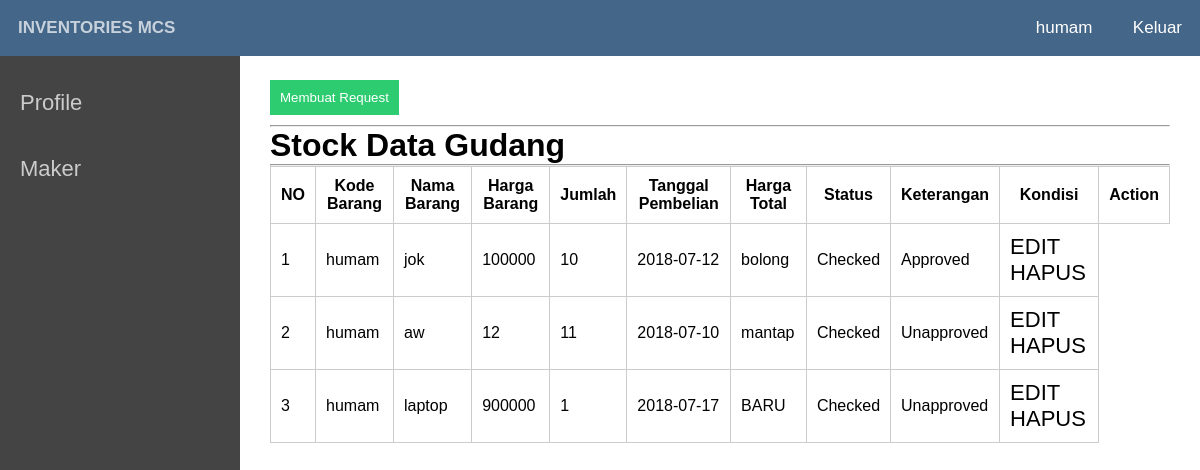
/gudang.php (signed in), run on the app's committed database.
### tables this page shows
CREATE TABLE `maker` (
  `id_maker` int(11) NOT NULL,
  `nama_maker` varchar(50) NOT NULL,
  `request` varchar(500) NOT NULL,
  `harga` int(10) NOT NULL,
  `jumlah` int(5) NOT NULL,
  `tanggal_request` date NOT NULL,
  `keterangan` varchar(250) NOT NULL,
  `status` enum('-','Checked','Reject') NOT NULL,
  `approvement` enum('-','Approved','Unapproved') NOT NULL
);

### gudang.php (the view, shortened to what this page needs)
<html>
	<head>
		<link rel="stylesheet" type="text/css" href="asset/style.css">
	</head>
	<body>
		<nav>
			<ul class="kiri">
			<li><a href="">Inventories MCS</a></li>
			</ul>
			<ul class="kanan">
			<li><a href="profile.php"><?php echo $_SESSION['username']; ?></a>
				<a href="logut.php"> Keluar </a></li>
			</ul>
		</nav>
		<div class="sidebar">
			<ul>
				<li><a href="profile.php">Profile</a></li>
				<li><a href="maker.php">Maker</a></li>
			</ul>
		</div>
		<div class="main">
			<div class="isimain">
				<table>
					<a href="input.php"><input type="submit" value="Membuat Request"></a>
					<hr>
					<h1>Stock Data Gudang</h1>
					<hr>
					<tr>
						<th>NO</th>
						<th>Kode Barang</th>
						<th>Nama Barang</th>
						<th>Harga Barang</th>
						<th>Jumlah</th>
						<th>Tanggal Pembelian</th>
						<th>Harga Total</th>
						<th>Status</th>
						<th>Keterangan</th>
						<th>Kondisi</th>
						<th>Action</th>
					</tr>
					<?php $i = 1;?>
					<?php
						include 'db.php';
						$nama_maker = $_SESSION['username'];
						$data = mysqli_query($connect, "SELECT * FROM maker WHERE nama_maker='$nama_maker'");
						while($row = mysqli_fetch_array($data)){
					?>
							<tr>
								<td><?php echo $i; ?></td>
					 			<td><?php echo $row['nama_maker']; ?></td>
					 			<td><?php echo $row['request']; ?></td>
					 			<td><?php echo $row['harga']; ?></td>
					 			<td><?php echo $row['jumlah']; ?></td>
					 			<td><?php echo $row['tanggal_request']; ?></td>
					 			<td><?php echo $row['keterangan']; ?></td>
								<td><?php echo $row['status']; ?></td>
								<td><?php echo $row['approvement']; ?></td>
					 			<td><a href="edit_maker.php?id_maker=<?php echo $row['id_maker'];?>">EDIT</a>
								<a href="hapus_maker.php?id_maker=<?php echo $row['id_maker'];?>">HAPUS</a></td>
					 		</tr>
					 		<?php $i++; ?>
						<?php
						}
					 ?>
				</table>
			</div>
		</div>
	</body>
</html>

### asset/style.css (style rules this page uses)
* { margin:0;padding:0;font-family:arial }
nav { width: 100%; background: #468; position: fixed; z-index: 999; }
.kiri { float:left; width: 500px; }
.kiri a { font-weight:bold }
.kanan { float:right }
nav .kanan li { list-style:none;display:inline }
nav ul li a { font-size:17px; }
nav .kanan li a { display:inline-block;padding:18px;color:#fff; }
nav .kiri li a { display:inline-block;padding:18px;color:#fff;text-transform:uppercase }
a { text-decoration:none }
.sidebar { width:20%;background:#444;position:fixed;height:100%;padding-top:70px;overflow:hidden;float:left }
.sidebar ul li { list-style:none; }
.sidebar ul li a { padding:20px;width:100%;color:#ccc;display:block;transition:0.4s }
.main { float:right;width:80%; }
.isimain { padding:70px 30px 30px 30px; }
input[type=submit] { margin:10px 0 10px 0;outline:0;background:#2ecc71;color:#fff;border:0;padding:10px;cursor:pointer }
a { text-decoration: none; font-size: 22px; color: black; }

### gudang.php (style rules this page uses)
td,th { border:1px solid #ccc;padding:10px; }
table { border-collapse:collapse; }

### data on the page
maker: nama_maker "humam", request "jok", harga "100000", jumlah "10", tanggal_request "2018-07-12", keterangan "bolong", status "Checked", approvement "Approved"
maker: nama_maker "humam", request "aw", harga "12", jumlah "11", tanggal_request "2018-07-10", keterangan "mantap", status "Checked", approvement "Unapproved"
maker: nama_maker "humam", request "laptop", harga "900000", jumlah "1", tanggal_request "2018-07-17", keterangan "BARU", status "Checked", approvement "Unapproved"

### other printed values
$_SESSION['username'] "humam"
